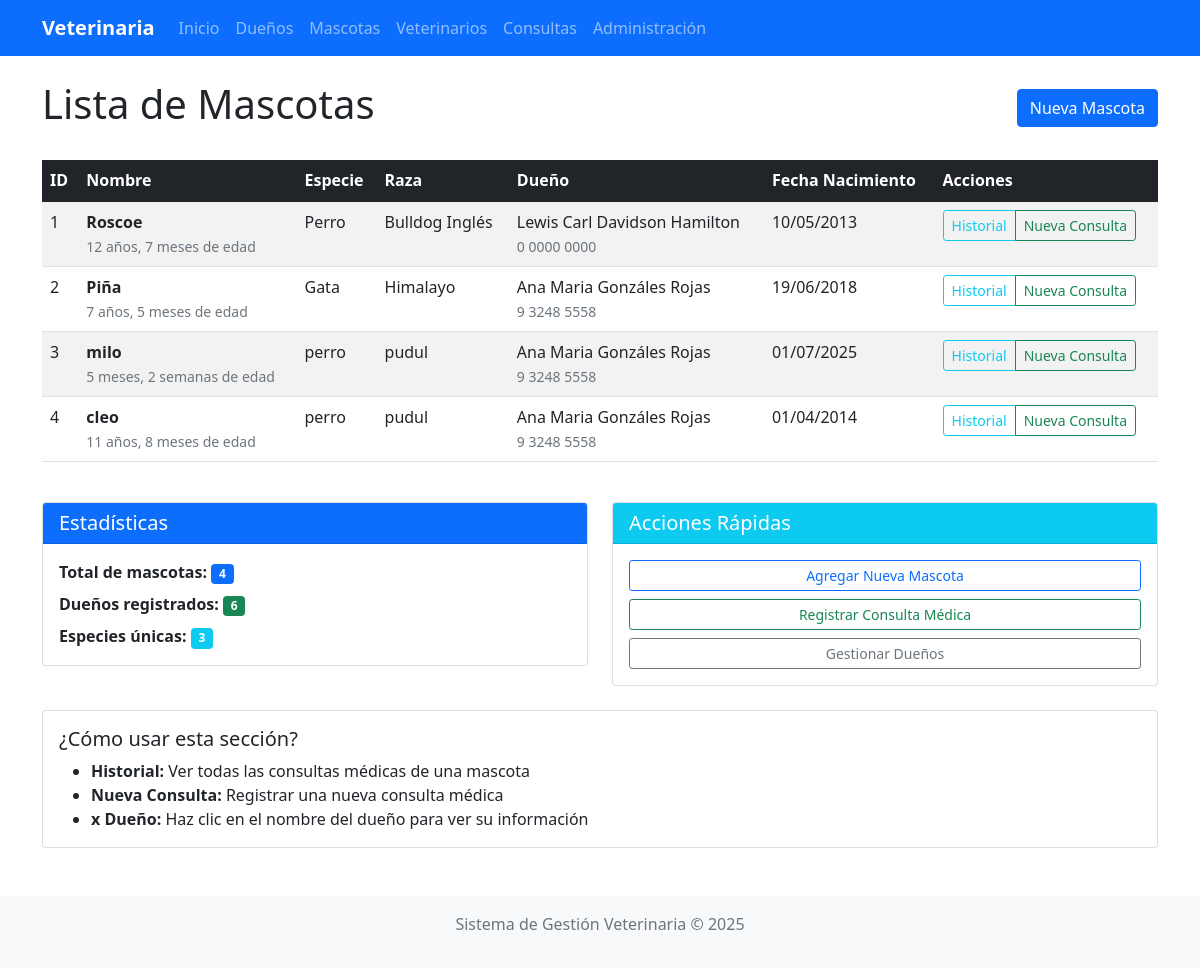
The page /mascotas/ (signed in) on the database as committed earlier.
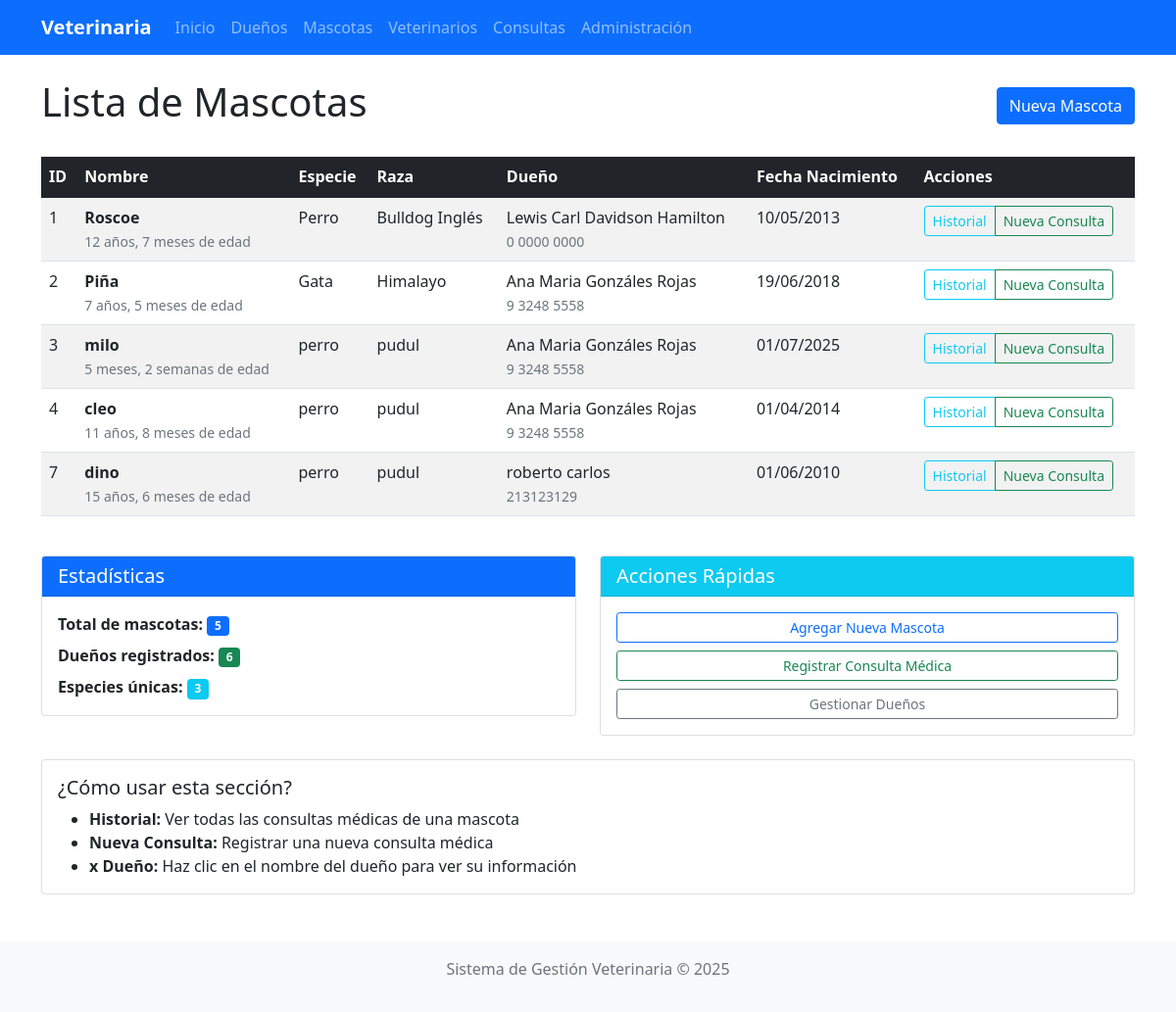
The same page on the database as committed later.
### clinica/models.py (models this page shows, shortened)
class Mascota(models.Model):
    nombre = models.CharField(max_length=100)
    especie = models.CharField(max_length=50, blank=True, null=True)
    raza = models.CharField(max_length=50, blank=True, null=True)
    fecha_nacimiento = models.DateField(blank=True, null=True)
    dueno = models.ForeignKey(Dueno, on_delete=models.CASCADE)
    fecha_registro = models.DateTimeField(auto_now_add=True)
    activo = models.BooleanField(default=True)
    fecha_eliminacion = models.DateTimeField(blank=True, null=True)
    objects = SoftDeleteManager()

class Persona(models.Model):
    nombre = models.CharField(max_length=100)
    telefono = models.CharField(max_length=20, blank=True, null=True)
    email = models.EmailField(blank=True, null=True)
    class Meta:
        abstract = True

class Dueno(Persona):
    direccion = models.TextField(blank=True, null=True)
    fecha_registro = models.DateTimeField(auto_now_add=True)
    activo = models.BooleanField(default=True)
    fecha_eliminacion = models.DateTimeField(blank=True, null=True)
    objects = SoftDeleteManager()
    class Meta:
        verbose_name_plural = "Dueños"

### clinica/views.py (the view)
# urls.py: path('mascotas/', views.lista_mascotas, name='lista_mascotas'),
@login_required
def lista_mascotas(request):
    mascotas = Mascota.objects.filter(activo=True).select_related('dueno').all()
    duenos_count = Dueno.objects.filter(activo=True).count()
    especies_unicas = Mascota.objects.filter(activo=True).exclude(especie__isnull=True).exclude(especie='').values_list('especie', flat=True).distinct().count()
    return render(request, 'clinica/lista_mascotas.html', {
        'mascotas': mascotas,
        'duenos_count': duenos_count,
        'especies_unicas': especies_unicas
    })

### clinica/models.py (called while the page is built)
    def get_queryset(self):
        return super().get_queryset().filter(activo=True)

### templates/clinica/lista_mascotas.html (shortened to what the changed rows need)
{% extends 'base.html' %}
{% block content %}
<div class="d-flex justify-content-between align-items-center mb-4">
    <h1>Lista de Mascotas</h1>
</div>
{% if mascotas %}
<div class="table-responsive">
    <table class="table table-striped table-hover">
        <thead class="table-dark">
            <tr>
                <th>ID</th>
                <th>Nombre</th>
                <th>Especie</th>
                <th>Raza</th>
                <th>Dueño</th>
                <th>Fecha Nacimiento</th>
                <th>Acciones</th>
            </tr>
        </thead>
        <tbody>
            {% for mascota in mascotas %}
            <tr>
                <td>{{ mascota.id }}</td>
                <td>
                    <strong>{{ mascota.nombre }}</strong>
                    {% if mascota.fecha_nacimiento %}
                        <br>
                        <small class="text-muted">
                            {{ mascota.fecha_nacimiento|timesince }} de edad
                        </small>
                    {% endif %}
                </td>
                <td>
                    {% if mascota.especie %}
                        {{ mascota.especie }}
                    {% else %}
                        <span class="text-muted">-</span>
                    {% endif %}
                </td>
                <td>
                    {% if mascota.raza %}
                        {{ mascota.raza }}
                    {% else %}
                        <span class="text-muted">-</span>
                    {% endif %}
                </td>
                <td>
                    {{ mascota.dueno.nombre }}
                    {% if mascota.dueno.telefono %}
                        <br>
                        <small class="text-muted">{{ mascota.dueno.telefono }}</small>
                    {% endif %}
                </td>
                <td>
                    {% if mascota.fecha_nacimiento %}
                        {{ mascota.fecha_nacimiento|date:"d/m/Y" }}
                    {% else %}
                        <span class="text-muted">-</span>
                    {% endif %}
                </td>
                <td>
                    <div class="btn-group btn-group-sm">
                        <a href="{% url 'historial_mascota' mascota.id %}"
                           class="btn btn-outline-info"
                           title="Ver historial médico">
                            Historial
                        </a>
                        <a href="{% url 'agregar_consulta' %}"
                           class="btn btn-outline-success"
                           title="Agregar nueva consulta">
                            Nueva Consulta
                        </a>
                    </div>
                </td>
            </tr>
            {% endfor %}
        </tbody>
    </table>
</div>
{% endif %}
<div class="row mt-4">
    <div class="col-md-6">
        <div class="card">
            <div class="card-body">
                <p class="mb-2">
                    <strong>Total de mascotas:</strong>
                    <span class="badge bg-primary">{{ mascotas|length }}</span>
                </p>
            </div>
        </div>
    </div>
</div>
{% endblock %}

Rows that differ between the two databases and show on the page:
added Mascota: id "7", nombre "dino", fecha_nacimiento "15 años, 6 meses", especie "perro", raza "pudul", dueno.nombre "roberto carlos", dueno.telefono "213123129", fecha_nacimiento "01/06/2010"
Other text that changed with them:
{{ mascotas|length }}: "4" → "5"
